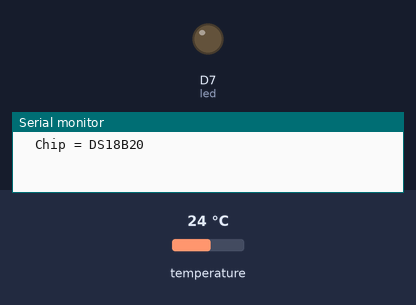
The sketch below on a simulated Particle Photon. On the bench: output pins drawn as LEDs (lit = HIGH), the last lines printed to the serial monitor. The test bench sets the inputs (shaded band); at power-on: temperature 24 °C.

Above: at 0.4 s.
At 62.89 s:
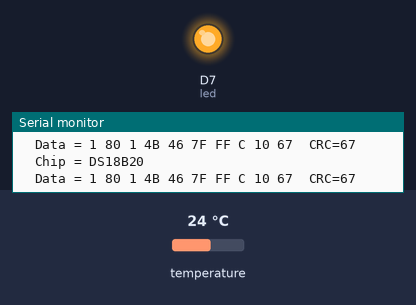
Timing chart, 0 to 63.2 s (numbered marks = the images above):
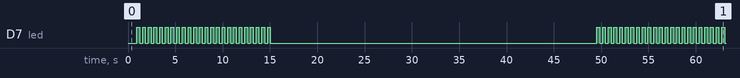

Measured:
- by itself, D7 (led): repeats every 48.6 s: HIGH 0.30 s, LOW 34.5 s, 23 × (HIGH 0.30 s, LOW 0.30 s)
- by itself, everything shown: repeats every 48.6 s, in 48 steps

The sketch:

main.ino
```cpp
#include "OneWire/OneWire.h"


char pubString[40];

int led = D7;
int dsbPort = D0;

int periodSeconds = 30;

OneWire ds(dsbPort);

void setup() {
  pinMode(led, OUTPUT);
}

float readCelcius()
{
     byte i;
     byte present = 0;
     byte type_s;
     byte data[12];
     byte addr[8];
     float celsius;

     if ( !ds.search(addr))
     {
       ds.reset_search();
       delay(250);
       return -99;
     }

     if (OneWire::crc8(addr, 7) != addr[7])
     {
         return -99;
     }

   switch (addr[0]) {
     case 0x10:
       Serial.println("  Chip = DS18S20");  // or old DS1820
       type_s = 1;
       break;
     case 0x28:
       Serial.println("  Chip = DS18B20");
       type_s = 0;
       break;
     case 0x22:
       Serial.println("  Chip = DS1822");
       type_s = 0;
       break;
     case 0x26:
       Serial.println("  Chip = DS2438");
       type_s = 2;
       break;
     default:
       Serial.println("Device is not a DS18x20/DS1822/DS2438 device. Skipping...");
       return -99;
   }

   ds.reset();
   ds.select(addr);      // Just do one at a time for testing
                         // change to skip if you already have a list of addresses
                         // then loop through them below for reading

   ds.write(0x44);        // start conversion, with parasite power on at the end

   delay(900);     // maybe 750ms is enough, maybe not, I'm shooting for 1 reading per second
                     // prob should set to min reliable and check the timer for 1 second intervals
                     // but that's a little fancy for test code

   // we might do a ds.depower() here, but the reset will take care of it.

   present = ds.reset();
   ds.select(addr);
   ds.write(0xBE, 0);         // Read Scratchpad 0

   Serial.print("  Data = ");
   Serial.print(present, HEX);
   Serial.print(" ");
   for ( i = 0; i < 9; i++) {           // we need 9 bytes
     data[i] = ds.read();
     Serial.print(data[i], HEX);
     Serial.print(" ");
   }
   Serial.print(" CRC=");
   Serial.print(OneWire::crc8(data, 8), HEX);
   Serial.println();

   // Convert the data to actual temperature
   // because the result is a 16 bit signed integer, it should
   // be stored to an "int16_t" type, which is always 16 bits
   // even when compiled on a 32 bit processor.
   int16_t raw = (data[1] << 8) | data[0];
   if (type_s) {
     if (type_s==1) {    // DS18S20
       raw = raw << 3; // 9 bit resolution default
       if (data[7] == 0x10) {
         // "count remain" gives full 12 bit resolution
         raw = (raw & 0xFFF0) + 12 - data[6];
       }
       celsius = (float)raw / 16.0;
     }else{ // type_s==2 for DS2438
       if (data[2] > 127) data[2]=0;
       data[1] = data[1] >> 3;
       celsius = (float)data[2] + ((float)data[1] * .03125);
     }
   } else {  // DS18B20 and DS1822
     byte cfg = (data[4] & 0x60);
     // at lower res, the low bits are undefined, so let's zero them
     if (cfg == 0x00) raw = raw & ~7;  // 9 bit resolution, 93.75 ms
     else if (cfg == 0x20) raw = raw & ~3; // 10 bit res, 187.5 ms
     else if (cfg == 0x40) raw = raw & ~1; // 11 bit res, 375 ms
     //// default is 12 bit resolution, 750 ms conversion time
     celsius = (float)raw / 16.0;
   }
    return celsius;//2.0;
}

void blink(int times)
{
   if (times < 0)
      times = 1;

   for (int i = 0; i < times; i++)
   {
      digitalWrite(led, HIGH);
      delay(300);
      digitalWrite(led, LOW);
      delay(300);
   }
}

void publish(float temp)
{
  sprintf(pubString, "%f", temp);
  Spark.publish("Temp_Office", pubString);
}

void wait()
{
  for (int i = 0; i < periodSeconds; i++)
  {
      delay(1000);
  }
}

float readCelciusNTimes(int times)
{
    float cels = -99;
    for (int i = 0; i < times; ++i)
       {
           cels = readCelcius();
           if (cels == -99)
              delay(3000);
            else
              return cels;
       }
}

void loop() {
  float tempC = readCelciusNTimes(5);

  publish(tempC);
  blink( (int)(tempC) );

  wait();
}
```
